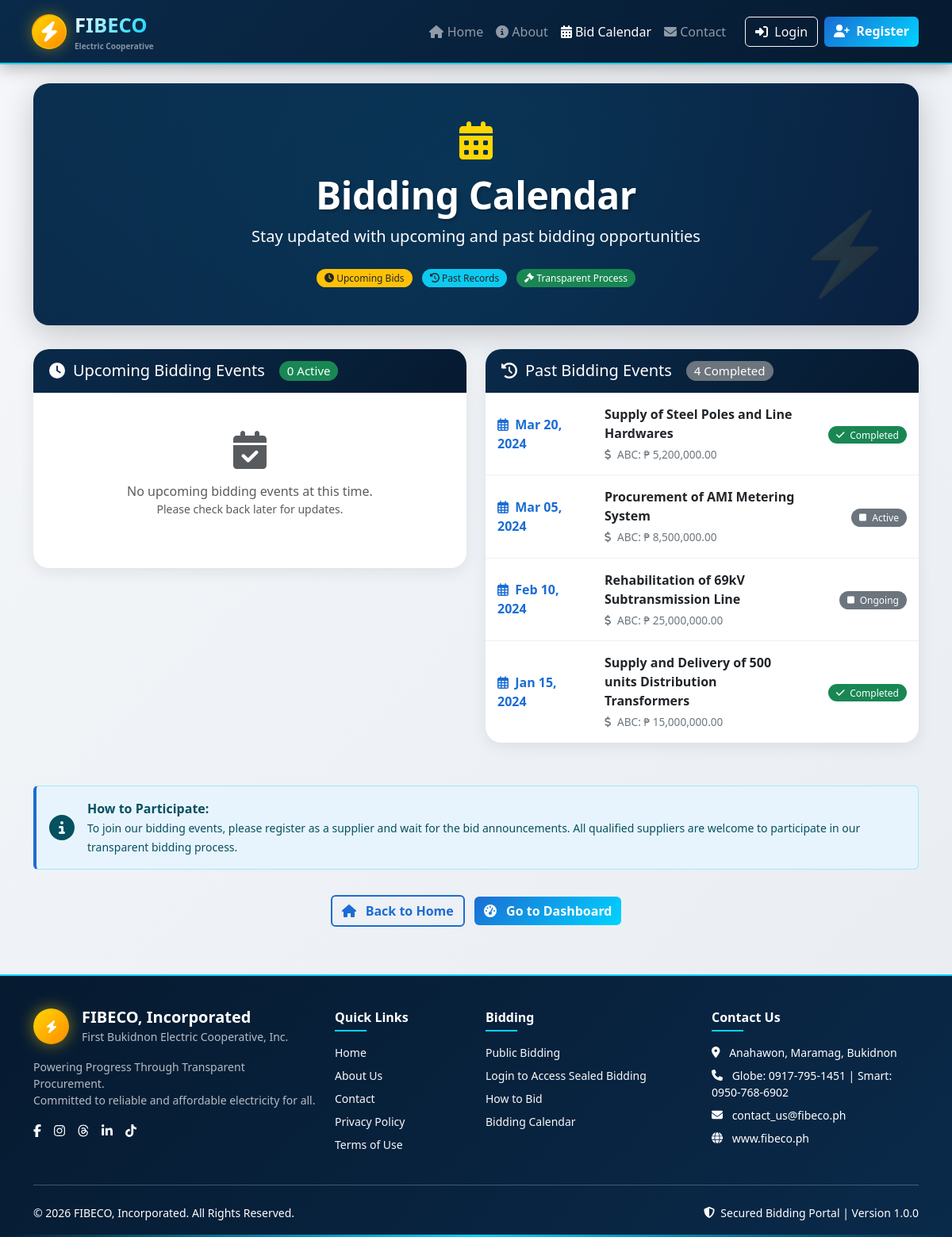
Screenshot of /bid-calendar.php with the database file from the repository.
### tables this page shows
CREATE TABLE public_bidding (
    id INT PRIMARY KEY AUTO_INCREMENT,
    bidding_date DATE NOT NULL,
    project_title TEXT NOT NULL,
    fund_source VARCHAR(100) NOT NULL,
    capex_project VARCHAR(100) DEFAULT NULL,
    approved_budget_contract DECIMAL(15,2) NOT NULL,
    participating_bidders TEXT,
    winning_bidder VARCHAR(200),
    winning_bid_amount DECIMAL(15,2),
    notice_of_award DATE,
    contract_date DATE,
    performance_bond_form VARCHAR(50),
    performance_bond_amount DECIMAL(15,2),
    notice_to_proceed DATE,
    purchase_order_ref VARCHAR(100),
    status ENUM('active', 'completed', 'failed', 'cancelled', 'ongoing') DEFAULT 'active',
    created_by INT,
    created_at TIMESTAMP DEFAULT CURRENT_TIMESTAMP,
    updated_at TIMESTAMP DEFAULT CURRENT_TIMESTAMP ON UPDATE CURRENT_TIMESTAMP,
    INDEX idx_bidding_date (bidding_date),
    INDEX idx_status (status),
    INDEX idx_fund_source (fund_source)
);

### bid-calendar.php (the view, shortened to what this page needs)
<?php
require_once 'includes/config/database.php';
$userRole = $_SESSION['user_role'] ?? 'user';
$isAdmin = ($userRole === 'admin');
$upcomingBids = [];
$pastBids = [];
if ($db) {
    try {
        $tableCheck = $db->query("SHOW TABLES LIKE 'public_bidding'");
        if ($tableCheck->rowCount() > 0) {
            $columns = $db->query("DESCRIBE public_bidding")->fetchAll(PDO::FETCH_COLUMN);
            $hasStatus = in_array('status', $columns);
            $hasBiddingDate = in_array('bidding_date', $columns);
            if ($hasBiddingDate) {
                $currentDate = date('Y-m-d');
                if ($hasStatus) {
                    $stmt = $db->prepare("SELECT * FROM public_bidding WHERE bidding_date >= ? AND status != 'completed' ORDER BY bidding_date ASC LIMIT 10");
                    $stmt->execute([$currentDate]);
                    $upcomingBids = $stmt->fetchAll();
                    $stmt = $db->prepare("SELECT * FROM public_bidding WHERE bidding_date < ? OR status = 'completed' ORDER BY bidding_date DESC LIMIT 10");
                    $stmt->execute([$currentDate]);
                    $pastBids = $stmt->fetchAll();
                }
            } else {
                $stmt = $db->query("SELECT * FROM public_bidding ORDER BY id DESC LIMIT 20");
                $allBids = $stmt->fetchAll();
                $upcomingBids = $allBids;
                $pastBids = [];
            }
        } else {
            $error = "Public bidding table not found. Please run database setup.";
        }
    } catch (PDOException $e) {
        $error = "Database error: " . $e->getMessage();
    }
}
?>
<!DOCTYPE html>
<html lang="en">
<head>
    <link href="https://cdn.jsdelivr.net/npm/bootstrap@5.3.0/dist/css/bootstrap.min.css" rel="stylesheet">
    <link rel="stylesheet" href="https://cdnjs.cloudflare.com/ajax/libs/font-awesome/6.4.0/css/all.min.css">
</head>
<body>
    <nav class="navbar navbar-expand-lg navbar-dark sticky-top">
        <div class="container">
            <a class="navbar-brand" href="index.php">
                <div class="brand-icon">
                    <div class="electric-logo">
                        <i class="fas fa-bolt"></i>
                    </div>
                </div>
                <div>
                    <span class="brand-text"><strong>FIBECO</strong></span>
                    <small class="d-block text-white-50" style="font-size: 10px;">Electric Cooperative</small>
                </div>
            </a>
            <div class="collapse navbar-collapse" id="navbarNav">
                <ul class="navbar-nav ms-auto">
                    <li class="nav-item">
                        <a class="nav-link" href="index.php">
                            <i class="fas fa-home"></i> Home
                        </a>
                    </li>
                    <li class="nav-item">
                        <a class="nav-link" href="about.php">
                            <i class="fas fa-info-circle"></i> About
                        </a>
                    </li>
                    <li class="nav-item">
                        <a class="nav-link active" href="bid-calendar.php">
                            <i class="fas fa-calendar-alt"></i> Bid Calendar
                        </a>
                    </li>
                    <li class="nav-item">
                        <a class="nav-link" href="contact.php">
                            <i class="fas fa-envelope"></i> Contact
                        </a>
                    </li>
                </ul>
                <div class="ms-lg-3 mt-3 mt-lg-0">
                    <?php if (isset($_SESSION['user_id'])): ?>
                        <div class="dropdown">
                            <button class="btn btn-outline-light dropdown-toggle d-flex align-items-center"
                                    type="button"
                                    id="userDropdown"
                                    data-bs-toggle="dropdown"
                                    aria-expanded="false">
                                <i class="fas fa-user-circle me-2"></i>
                                <?php echo htmlspecialchars($_SESSION['user_name'] ?? $_SESSION['username'] ?? 'User'); ?>
                                <span class="badge bg-warning text-dark ms-2"><?php echo $userRole; ?></span>
                            </button>
                            <ul class="dropdown-menu dropdown-menu-end shadow border-0" aria-labelledby="userDropdown">
                                <li>
                                    <a class="dropdown-item py-2" href="dashboard.php">
                                        <i class="fas fa-tachometer-alt me-2 text-primary"></i>
                                        Dashboard
                                    </a>
                                </li>
                                <li>
                                    <a class="dropdown-item py-2" href="summary.php">
                                        <i class="fas fa-chart-pie me-2 text-info"></i>
                                        Summary
                                    </a>
                                </li>
                                <li>
                                    <a class="dropdown-item py-2" href="bid-calendar.php">
                                        <i class="fas fa-calendar-alt me-2 text-info"></i>
                                        Bid Calendar
                                    </a>
                                </li>
                                <li>
                                    <a class="dropdown-item py-2" href="profile.php">
                                        <i class="fas fa-user me-2 text-success"></i>
                                        Profile
                                    </a>
                                </li>
                                <li>
                                    <a class="dropdown-item py-2" href="settings.php">
                                        <i class="fas fa-cog me-2 text-warning"></i>
                                        Settings
                                    </a>
                                </li>
                                <?php if ($isAdmin): ?>
                                <li>
                                    <hr class="dropdown-divider">
                                </li>
                                <li>
                                    <a class="dropdown-item py-2" href="import-data.php">
                                        <i class="fas fa-upload me-2 text-info"></i>
                                        Import Data
                                    </a>
                                </li>
                                <li>
                                    <a class="dropdown-item py-2" href="add-record.php">
                                        <i class="fas fa-plus me-2 text-success"></i>
                                        Add Record
                                    </a>
                                </li>
                                <?php endif; ?>
                                <li>
                                    <hr class="dropdown-divider">
                                </li>
                                <li>
                                    <a class="dropdown-item text-danger py-2" href="logout.php">
                                        <i class="fas fa-sign-out-alt me-2"></i>
                                        Logout
                                    </a>
                                </li>
                            </ul>
                        </div>
                    <?php else: ?>
                        <div class="d-flex flex-column flex-lg-row gap-2">
                            <a href="login.php" class="btn btn-outline-light">
                                <i class="fas fa-sign-in-alt me-1"></i>
                                Login
                            </a>
                            <a href="register.php" class="btn btn-electric">
                                <i class="fas fa-user-plus me-1"></i>
                                Register
                            </a>
                        </div>
                    <?php endif; ?>
                </div>
            </div>
        </div>
    </nav>
    <div class="container mt-4">
        <div class="hero-section text-white p-5">
            <div class="hero-content text-center">
                <i class="fas fa-calendar-alt fa-3x mb-3" style="color: #ffd700;"></i>
                <h1 class="hero-title">Bidding Calendar</h1>
                <p class="lead mb-0">Stay updated with upcoming and past bidding opportunities</p>
                <div class="mt-4">
                    <span class="badge bg-warning text-dark me-2">
                        <i class="fas fa-clock"></i> Upcoming Bids
                    </span>
                    <span class="badge bg-info text-dark me-2">
                        <i class="fas fa-history"></i> Past Records
                    </span>
                    <span class="badge bg-success">
                        <i class="fas fa-gavel"></i> Transparent Process
                    </span>
                </div>
            </div>
        </div>
        <div class="row mt-4">
            <div class="col-lg-6">
                <div class="calendar-card position-relative">
                    <div class="card-header-custom">
                        <h5>
                            <i class="fas fa-clock"></i>
                            Upcoming Bidding Events
                            <span class="badge bg-success ms-2"><?php echo count($upcomingBids); ?> Active</span>
                        </h5>
                    </div>
                    <div class="card-body p-0">
                        <?php if (empty($upcomingBids)): ?>
                            <div class="text-center py-5">
                                <i class="fas fa-calendar-check fa-3x text-muted mb-3"></i>
                                <p class="text-muted mb-0">No upcoming bidding events at this time.</p>
                                <p class="text-muted small">Please check back later for updates.</p>
                            </div>
                        <?php endif; ?>
                    </div>
                </div>
            </div>
            <div class="col-lg-6">
                <div class="calendar-card position-relative">
                    <div class="card-header-custom">
                        <h5>
                            <i class="fas fa-history"></i>
                            Past Bidding Events
                            <span class="badge bg-secondary ms-2"><?php echo count($pastBids); ?> Completed</span>
                        </h5>
                    </div>
                    <div class="card-body p-0">
                        <?php if (empty($pastBids)): ?>
                            <div class="text-center py-5">
                                <i class="fas fa-archive fa-3x text-muted mb-3"></i>
                                <p class="text-muted mb-0">No past bidding records available.</p>
                            </div>
                        <?php else: ?>
                            <?php foreach ($pastBids as $bid): ?>
                                <div class="bid-item">
                                    <div class="row align-items-center">
                                        <div class="col-md-3">
                                            <div class="bid-date">
                                                <i class="far fa-calendar-alt me-1"></i>
                                                <?php
                                                if (isset($bid['bidding_date']) && $bid['bidding_date']) {
                                                    echo date('M d, Y', strtotime($bid['bidding_date']));
                                                } else {
                                                    echo 'Date N/A';
                                                }
                                                ?>
                                            </div>
                                        </div>
                                        <div class="col-md-6">
                                            <div class="bid-title">
                                                <?php echo htmlspecialchars($bid['project_title'] ?? 'Untitled Project'); ?>
                                            </div>
                                            <div class="bid-fund">
                                                <i class="fas fa-dollar-sign me-1"></i>
                                                ABC: ₱ <?php echo number_format($bid['approved_budget_contract'] ?? 0, 2); ?>
                                            </div>
                                        </div>
                                        <div class="col-md-3 text-md-end mt-2 mt-md-0">
                                            <?php if (isset($bid['status'])): ?>
                                                <span class="badge bg-<?php
                                                    echo $bid['status'] == 'completed' ? 'success' : 'secondary';
                                                ?>">
                                                    <i class="fas fa-<?php
                                                        echo $bid['status'] == 'completed' ? 'check' : 'stop';
                                                    ?> me-1"></i>
                                                    <?php echo ucfirst($bid['status'] ?? 'Completed'); ?>
                                                </span>
                                            <?php else: ?>
                                                <span class="badge bg-success">
                                                    <i class="fas fa-check me-1"></i> Completed
                                                </span>
                                            <?php endif; ?>
                                        </div>
                                    </div>
                                </div>
                            <?php endforeach; ?>
                        <?php endif; ?>
                    </div>
                </div>
            </div>
        </div>
        <div class="row mt-4">
            <div class="col-12">
                <div class="alert alert-info">
                    <div class="d-flex align-items-center">
                        <i class="fas fa-info-circle fa-2x me-3"></i>
                        <div>
                            <strong>How to Participate:</strong><br>
                            <small>To join our bidding events, please register as a supplier and wait for the bid announcements.
                            All qualified suppliers are welcome to participate in our transparent bidding process.</small>
                        </div>
                    </div>
                </div>
            </div>
        </div>
        <div class="row mt-3">
            <div class="col-12 text-center">
                <a href="index.php" class="btn btn-outline-electric me-2">
                    <i class="fas fa-home me-2"></i> Back to Home
                </a>
                <a href="dashboard.php" class="btn btn-electric">
                    <i class="fas fa-tachometer-alt me-2"></i> Go to Dashboard
                </a>
            </div>
        </div>
    </div>
    <?php include 'includes/templates/footer.php'; ?>
</body>
</html>

### rows the page displays
public_bidding: bidding_date "Mar 20, 2024", project_title "Supply of Steel Poles and Line Hardwares", approved_budget_contract "5,200,000.00", status "Completed"
public_bidding: bidding_date "Mar 05, 2024", project_title "Procurement of AMI Metering System", approved_budget_contract "8,500,000.00", status "Active"
public_bidding: bidding_date "Feb 10, 2024", project_title "Rehabilitation of 69kV Subtransmission Line", approved_budget_contract "25,000,000.00", status "Ongoing"
public_bidding: bidding_date "Jan 15, 2024", project_title "Supply and Delivery of 500 units Distribution Transformers", approved_budget_contract "15,000,000.00", status "Completed"

### other values shown
count($upcomingBids) "0"
count($pastBids) "4"
APP_VERSION "1.0.0"
